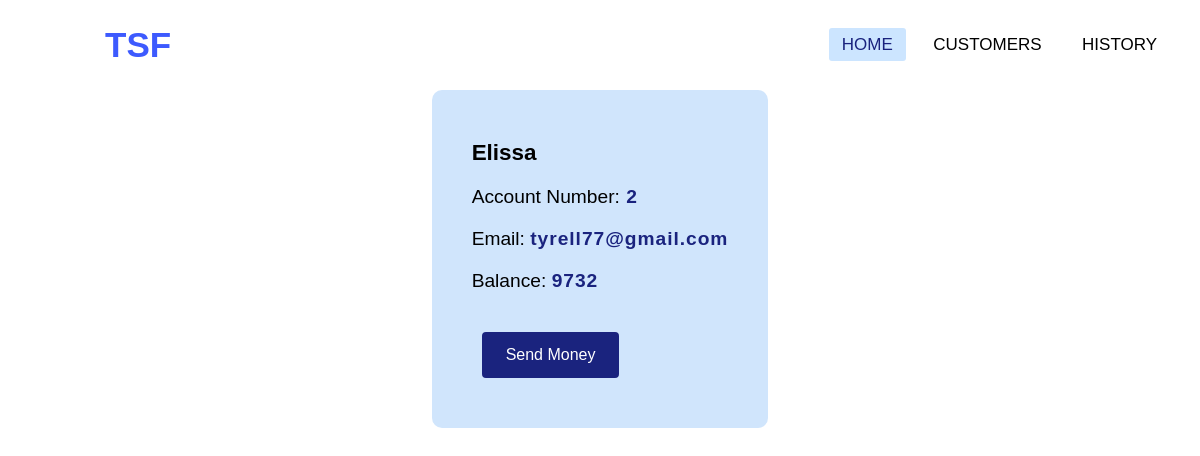
Screenshot of /profile.php?id=2 with the database file from the repository.
### tables this page shows
CREATE TABLE `customer` (
  `id` int(11) NOT NULL,
  `name` char(25) DEFAULT NULL,
  `email` varchar(25) DEFAULT NULL,
  `balance` int(11) DEFAULT NULL
);

### profile.php (the view, shortened to what this page needs)
<!DOCTYPE html>
<html lang="en">
<head>
    <link rel="stylesheet" href="style.css">
</head>
<body>
	<?php
	include 'conn.php';
	?>
	<div class="navbar">
		<nav>
			<label class="logo">TSF</label>
			<ul>
				<li><a class="active" href="index.php">Home</a></li>
				<li><a href="customers.php">Customers</a></li>
				<li><a href="history.php">History</a></li>
			</ul>
		</nav>
	</div>
	<?php
	$id = $_GET['id'];
	$query = "SELECT * FROM customer where id='$id' ";
	$query_run = mysqli_query($conn, $query);
	if (mysqli_num_rows($query_run) > 0) {
		foreach ($query_run as $row) {
			echo '<div class="container" >';
			echo '<div class="profile" >';
			echo '<h3>' . $row['name'] . ' </h3>
					<p> Account Number:<b> ' . $row['id'] . '</b> </p>
					<p> Email: <b>' . $row['email'] . ' </b></p>
					<p> Balance: <b>' . $row['balance'] . ' </b></p>
					<p></p>
				';
		}
	} else {
		echo "<p>No record found.</p";
	}
	?>
	<td><button class="sendbtn"><a href="transfer.php?name=<?php echo $row['name']; ?>"> Send Money </a> </button></td>
</body>
</html>

### style.css (style rules this page uses)
* { --primary: #3D5AFE; --secondary: #d0e5fc; --ppurple: #1a237e; --pgreen: #3BB44A; --pred: #DA3543; --lgreen: #D4EDDA; --lred: #F8D7DA; --lblue: #CCE5FF; --lgrey: #a0a2c0; font-family: 'Rubik', sans-serif; box-sizing: border-box; margin: 0; padding: 0; text-decoration: none; list-style: none; }
nav { position: fixed; top: 0; left: 0; width: 100%; padding: 5px; background-color: white; z-index: 5; height: 80px; width: 100%; }
label.logo { color: var(--primary); font-size: 35px; line-height: 80px; padding: 0 100px; font-weight: bold; }
nav ul { float: right; margin-right: 20px; }
nav ul li { display: inline-block; line-height: 80px; margin: 0 5px; }
nav ul li a { color: black; font-size: 17px; padding: 7px 13px; border-radius: 3px; text-transform: uppercase; }
nav ul li a.active { color: var(--ppurple); font-variant: small-caps; }
nav ul li a.active, nav ul li a:hover { color: var(--ppurple); background-color: var(--lblue); transition: .5s; }
.container { display: grid; place-items: center; overflow-x: auto; margin-top: 70px; }
.profile { margin-top: 20px; text-align: left; font-size: larger; background-color: var(--secondary); padding: 40px; border-radius: 10px; }
.profile p, h3, button { padding: 10px 0; }
.profile b { color: var(--ppurple); letter-spacing: 0.05em; }
.profile .sendbtn a { color: white; text-decoration: none; padding: 10px; margin: 0 auto; }
button { border-radius: .25em; font-size: 16px; padding: 12px 12px; cursor: pointer; margin: 10px; border: none; outline: none; justify-content: center; background-color: var(--ppurple); border: 2px solid var(--ppurple); color: white; text-decoration: none; }

### rows the page displays
customer: name "Elissa", id "2", email "tyrell77@gmail.com", balance "9732"
